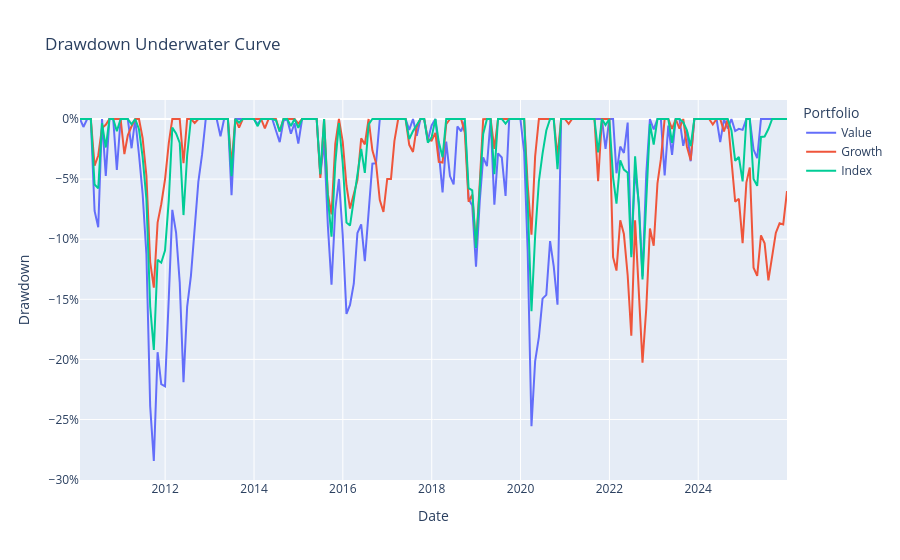

Notebook code for this chart:
### Markdown cell above
## 7b. Drawdown (Underwater Curve)

The underwater curve shows how far each portfolio sits below its prior all-time high at each point in time, giving more information that a single max drawdown figure.

Value's worst drawdown was -28.5% (September 2011, Eurozone debt crisis), materially worse than Growth (-20.3%, September 2022) and the Index (-19.2%, September 2011). This is consistent with our observation that Value has higher beta, and so will fall more in risk-off environments.

### Code cell
#underwater drawdown chart

def drawdown_series(r):
    cumulative = (1+r.dropna()).cumprod()
    return cumulative / cumulative.cummax() -1

dd_df = pd.DataFrame({
    'Value': drawdown_series(returns_value),
    'Growth': drawdown_series(returns_growth),
    'Index': drawdown_series(returns_index)
})

dd_long = dd_df.reset_index().melt(id_vars = 'Date', var_name = 'Portfolio', value_name = 'Drawdown')

fig = px.line(dd_long, x = 'Date', y = 'Drawdown', color = 'Portfolio', title = 'Drawdown Underwater Curve')
fig.update_layout(yaxis_tickformat='.0%')
fig.show()

### Figure 1 — Plotly figure (JSON) as saved in the notebook; plotly's stock layout.template omitted (floating-point values rounded to 4 significant figures; data arrays with more than 128 entries replaced by an {"elided": "..."} marker saying what was removed)
{"data": [{"hovertemplate": "Portfolio=Value<br>Date=%{x}<br>Drawdown=%{y}<extra></extra>", "legendgroup": "Value", "line": {"color": "#636efa", "dash": "solid"}, "marker": {"symbol": "circle"}, "mode": "lines", "name": "Value", "orientation": "v", "showlegend": true, "type": "scatter", "x": {"elided": "192 str values"}, "xaxis": "x", "y": {"elided": "192 float values"}, "yaxis": "y"}, {"hovertemplate": "Portfolio=Growth<br>Date=%{x}<br>Drawdown=%{y}<extra></extra>", "legendgroup": "Growth", "line": {"color": "#EF553B", "dash": "solid"}, "marker": {"symbol": "circle"}, "mode": "lines", "name": "Growth", "orientation": "v", "showlegend": true, "type": "scatter", "x": {"elided": "192 str values"}, "xaxis": "x", "y": {"elided": "192 float values"}, "yaxis": "y"}, {"hovertemplate": "Portfolio=Index<br>Date=%{x}<br>Drawdown=%{y}<extra></extra>", "legendgroup": "Index", "line": {"color": "#00cc96", "dash": "solid"}, "marker": {"symbol": "circle"}, "mode": "lines", "name": "Index", "orientation": "v", "showlegend": true, "type": "scatter", "x": {"elided": "192 str values"}, "xaxis": "x", "y": {"elided": "192 float values"}, "yaxis": "y"}], "layout": {"legend": {"title": {"text": "Portfolio"}, "tracegroupgap": 0}, "title": {"text": "Drawdown Underwater Curve"}, "xaxis": {"anchor": "y", "domain": [0, 1], "title": {"text": "Date"}}, "yaxis": {"anchor": "x", "domain": [0, 1], "tickformat": ".0%", "title": {"text": "Drawdown"}}}}
